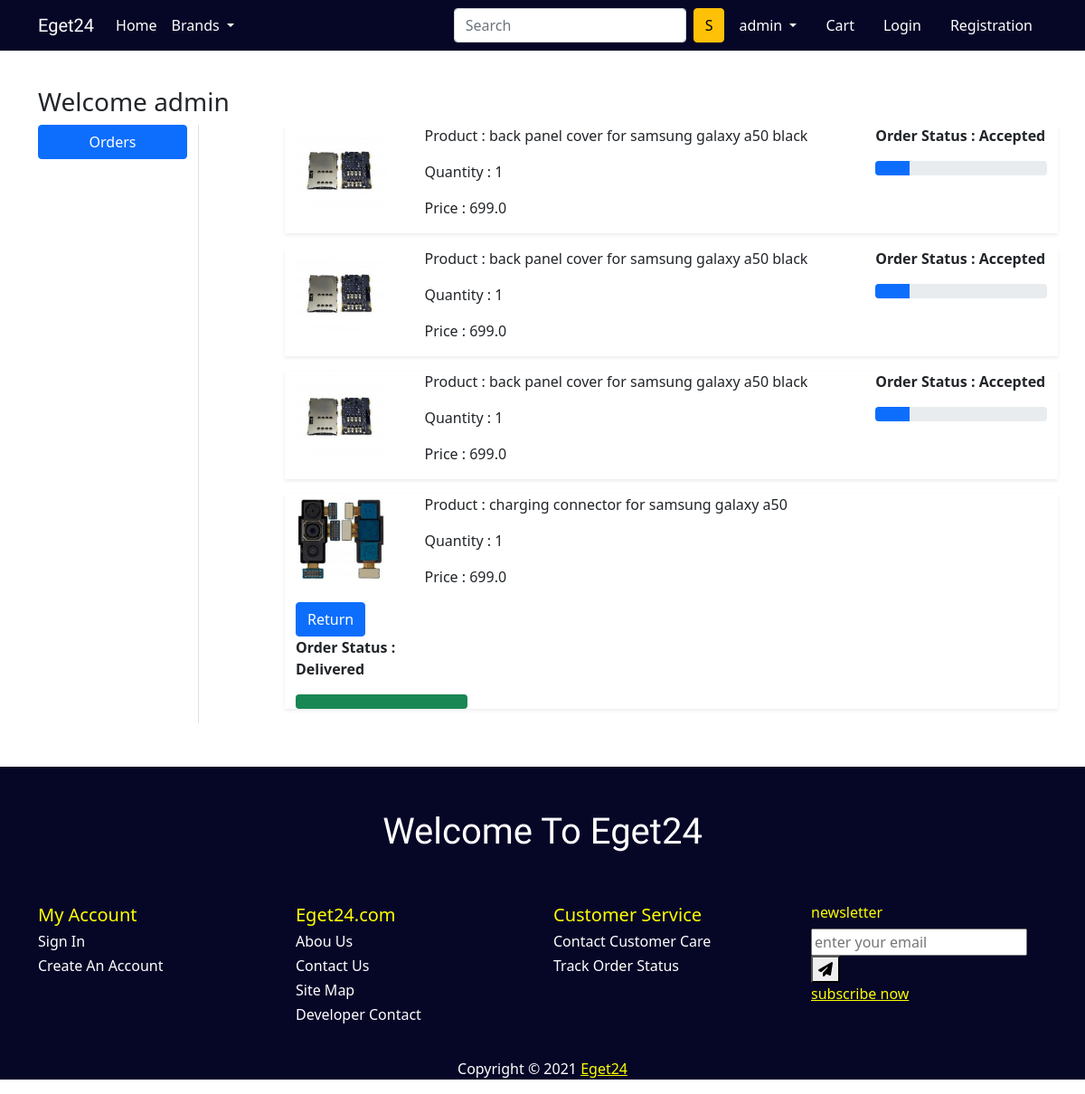
Screenshot of /orders/ (signed in) with the database file from the repository.
### mobiles/models.py (models this page shows, shortened)
class CustomUser(AbstractUser):
    phone_number = models.CharField(max_length=13)

class OrderPlaced(models.Model):
    order_number = models.CharField(max_length=20, blank=True)
    payment_status = models.CharField(max_length=15, blank=True)
    user = models.ForeignKey(CustomUser, on_delete=models.CASCADE)
    customer_address = models.ForeignKey(CustomerAddress,
                                         on_delete=models.CASCADE)
    all_accesories = models.ForeignKey(All_Accesories,
                                       on_delete=models.CASCADE)
    quantity = models.PositiveIntegerField(default=1)
    item_total_price = models.FloatField(default=0)
    expected_delivery_date = models.CharField(max_length=25)
    message = models.TextField(blank=True, default='hello')
    status = models.CharField(max_length=20,
                              choices=STATUS_CHOICES,
                              default='Accepted')
    ordered_date = models.DateTimeField(auto_now_add=True)
    updated_at = models.DateTimeField(auto_now=True)

class All_Accesories(models.Model):
    all_mobiles = models.ForeignKey(All_Mobiles, on_delete=models.CASCADE)
    title = models.CharField(max_length=200)
    price = models.FloatField()
    description = models.TextField()
    category = models.CharField(choices=CATEGORY_CHOICES,
                                max_length=20,
                                blank=True)
    sub_category = models.CharField(choices=SUB_CATEGORY_CHOICES,
                                    max_length=20,
                                    blank=True)
    color = models.CharField(max_length=100, blank=True)
    availability = models.CharField(choices=AVAILABILITY, max_length=20)
    accesories_photo = models.ImageField(upload_to='accesoriesimg')
    date_added = models.DateTimeField(auto_now_add=True)

### mobiles/views.py (the view)
# urls.py: path('orders/', views.orders, name='orders'),
@login_required
def orders(request):
    my_orders = OrderPlaced.objects.filter(user=request.user)
    return render(request, 'mobiles/orders.html', {'my_orders': my_orders})

### mobiles/templates/mobiles/orders.html (shortened to what this page needs)
{% extends 'mobiles/base.html' %}
{% load static %}
{% block main-content %}
<div class="container my-5 pt-5">
    <div class="row">
        <h3>Welcome {{ request.user }}</h3>
        <div class="col-sm-2 border-end">
            <ul class="list-unstyled">
                <li class="d-grid"><a href="{% url 'orders' %}" class="btn btn-primary">Orders</a></li>
            </ul>
        </div>
        <div class="col-sm-9 offset-sm-1">
            {% for orders in my_orders %}
            <div class="row shadow-sm mb-3">
                <div class="col-sm-2">
                    <img src="{{ orders.all_accesories.accesories_photo.url }}" alt="" srcset="" class="img-fluid"
                        height="100" width="100">
                </div>
                <div class="col-sm-7">
                    <p>Product : {{orders.all_accesories.title}}</p>
                    <p>Quantity : {{orders.quantity}}</p>
                    <p>Price : {{orders.item_total_price}}</p>
                </div>
                {% if orders.status == 'Delivered' %}
                <a href="{% url 'return-order' orders.id %}"><button class="btn btn-primary">Return</button></a>
                {% endif %}
                <div class="col-sm-3 fw-bold">
                    <p> Order Status : {{ orders.status }}</p>
                    {% if orders.status == 'Accepted' %}
                    <div class="progress">
                        <div class="progress-bar" role="progressbar" style="width: 20%" aria-valuenow="20"
                            aria-valuemin="0" aria-valuemax="100"></div>
                    </div>
                    {% endif %}
                    {% if orders.status == 'Delivered' %}
                    <div class="progress">
                        <div class="progress-bar bg-success" role="progressbar" style="width: 100%" aria-valuenow="100"
                            aria-valuemin="0" aria-valuemax="100"></div>
                    </div>
                    {% endif %}
                </div>
            </div>
            {% endfor %}
        </div>
    </div>
</div>
{% endblock main-content %}

### mobiles/templates/mobiles/base.html (shortened to what this page needs)
<!doctype html>
{% load static %}
<html lang="en">
<head>
    <link href="https://cdn.jsdelivr.net/npm/bootstrap@5.0.0-beta1/dist/css/bootstrap.min.css" rel="stylesheet"
>
    <link rel="stylesheet" href="{% static 'mobiles/css/owl.carousel.min.css' %}">
    <link rel="stylesheet" href="{% static 'mobiles/css/all.min.css' %}">
    <link rel="stylesheet" href="{% static 'mobiles/css/style.css' %}">
</head>
<body>
    <nav class="navbar navbar-expand-lg nav-bg fixed-top" style="background-color: rgb(6, 6, 39) ;">
        <div class="container">
            <a class="navbar-brand self" style="color:#fff;" href="/">Eget24</a>
            <div class="collapse navbar-collapse" id="navbarSupportedContent">
                <ul class="navbar-nav me-auto mb-2 mb-lg-0">
                    <li class="nav-item">
                        <a class="nav-link active self" style="color:#fff;" aria-current="page" href="/">Home</a>
                    </li>
                    <li class="nav-item dropdown">
                        <a class="nav-link dropdown-toggle self" style="color:#fff;" href="#" id="electronicsDropdown"
                            role="button" data-bs-toggle="dropdown" aria-expanded="false">
                            Brands
                        </a>
                    </li>
                </ul>
                <form method="get" action="{% url 'search-product' %}" class="d-flex">
                    <input class="form-control me-2" type="search" name="search" id="searchproducts"
                        placeholder="Search" aria-label="Search">
                    <button class="btn btn-warning" type="submit">S</button>
                </form>
                <div>
                    <ul class="navbar-nav me-auto mb-2 mb-lg-0">
                        <li class="nav-item dropdown mx-2">
                            {% if request.user.is_authenticated %}
                            <a class="nav-link dropdown-toggle self" style="color:#fff;" href="#" id="profileDropdown"
                                role="button" data-bs-toggle="dropdown" aria-expanded="false">
                                {{request.user}}
                            </a>
                            {% endif %}
                        </li>
                    </ul>
                    <li class="nav-item mx-2">
                        <a href="{% url 'show-cart' %}" class="nav-link self" style="color:#fff;">
                            Cart
                        </a>
                    </li>
                    <li class="nav-item mx-2">
                        <a href="{% url 'login' %}" class="nav-link self" style="color:#fff;">Login</a>
                    </li>
                    <li class="nav-item mx-2">
                        <a href="{% url 'register' %}" class="nav-link self" style="color:#fff;">Registration</a>
                    </li>
                </div>
            </div>
        </div>
    </nav>
    {% block main-content %} {% endblock main-content %}
    <section class="about pb-0" style="background-color: rgb(6, 6, 39);">
        <div class="container-fluid " style="padding-top: 0px;">
            <div class="row py-5">
                <div class="col-lg-8 m-auto text-center slidebar-title"
                    style="width: 100%; background-color: rgb(6, 6, 39); color: #fff;">
                    <h1> Welcome To Eget24</h1>
                </div>
            </div>
        </div>
        <div class="footer-bottom padding-top-22 padding-bottom-30" style="padding-top: 0px;">
            <div class="container">
                <div class="row">
                    <div class="col-lg-3 col-md-6 col-12 margin-bottom-20">
                        <div class="widget">
                            <h5 style="color:yellow;">My Account</h5>
                            <h6 style="color:#fff;">Sign In</h6>
                            <h6 style="color:#fff;">Create An Account</h6>
                        </div>
                    </div>
                    <div class="col-lg-3 col-md-6 col-12 margin-bottom-20">
                        <div class="widget">
                            <h5 style="color:yellow;">Eget24.com</h5>
                            <h6 style="color:#fff;">Abou Us</h6>
                            <h6 style="color:#fff;">Contact Us</h6>
                            <h6 style="color:#fff;">Site Map</h6>
                            <h6 style="color:#fff;">Developer Contact</h6>
                        </div>
                    </div>
                    <div class="col-lg-3 col-md-6 col-12 margin-bottom-20">
                        <div class="widget">
                            <h5 style="color:yellow;">Customer Service</h5>
                            <h6 style="color: #fff;">Contact Customer Care</h6>
                            <h6 style="color: #fff;">Track Order Status</h6>
                        </div>
                    </div>
                    <div class="col-lg-3 col-md-6 col-12 margin-bottom-20">
                        <div class="widget">
                            <h6 style="color:yellow;">newsletter</h6>
                            <div class="newsletter d-flex">
                                <form action="#">
                                    <input type="email" placeholder="enter your email"> <button type="submit"><i
                                            class="fas fa-paper-plane"></i></button>
                                </form>
                            </div>
                            <a style="color:yellow;" href="#" class="f-link">subscribe now</a>
                        </div>
                    </div>
                </div>
            </div>
        </div>
        <div class="copyright-area text-center" style="padding-top: 30px;">
            <p style="color:#fff;">Copyright © 2021 <a style="color:yellow;" href="index-2.html">Eget24</a></p>
        </div>
    </section>
</body>
</html>

### mobiles/static/mobiles/css/style.css (style rules this page uses)
.navbar-brand { font-family: "Lobster", cursive; }
.slidebar-title { font-family: "Lobster", cursive; }

### rows the page displays
CustomUser: user "admin"
OrderPlaced: all_accesories.accesories_photo (picture), all_accesories "back panel cover for samsung galaxy a50 black", quantity "1", item_total_price "699.0", status "Accepted"
OrderPlaced: all_accesories.accesories_photo (picture), all_accesories "back panel cover for samsung galaxy a50 black", quantity "1", item_total_price "699.0", status "Accepted"
OrderPlaced: all_accesories.accesories_photo (picture), all_accesories "back panel cover for samsung galaxy a50 black", quantity "1", item_total_price "699.0", status "Accepted"
OrderPlaced: all_accesories.accesories_photo (picture), all_accesories "charging connector for samsung galaxy a50", quantity "1", item_total_price "699.0", shows "Return", status "Delivered"
